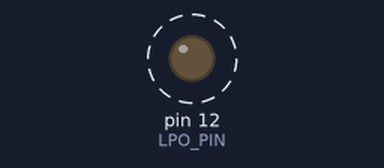
This sketch was run on a simulated Arduino Uno, built with avr-gcc and run on an emulated ATmega328P. Parts: output pins drawn as LEDs (lit = HIGH). Dashed ring = blinking. Random numbers use the default seed unless the sketch sets one; what the sketch prints to the serial monitor is not drawn.

Above: at 0.3 s.
Timing chart, 0 to 3.0 s (numbered marks = the images above):
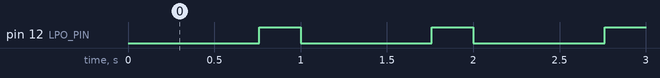

Measured:
- by itself, pin 12 (LPO_PIN): alternates HIGH for 0.24 s and LOW for 0.76 s

The sketch:

LPO_Pulse_Simulator.ino
```cpp
/*
 * LPO_Pulse_Simulator.ino
 *
 * Emulates a low pulse occupancy signal for a dust sensor
 *
 * The emulator drives a pin low for a % of 1 second
 *
 * The sketch could be modified to:
 *
 * 1  drive two pins
 * 2  cycle the LPO % instead of just choosing a random value
 *
 * Brian N Norman Feb 2019
 *
 */
#include <Arduino.h>

#define LPO_PIN     12

uint8_t   LPO=random(1,90);   		// millisec LPO pulse DOWN time 1..90%
uint32_t  LPO_LOW=LPO*10;     		// 1% is 10 millisec out of 1000
uint32_t  LPO_HIGH=1000-LPO_LOW;


void setup() {
   Serial.begin(9600);
   pinMode(LPO_PIN,OUTPUT);
   digitalWrite(LPO_PIN,HIGH);

  Serial.print("LPO=");
  Serial.print(LPO);
  Serial.print("ms = ");
  Serial.print(LPO*10);   // millisec 1% = 10 millisec
  Serial.println("%");

}

void loop() {
  digitalWrite(LPO_PIN,LOW);
  delay(LPO_LOW);
  digitalWrite(LPO_PIN,HIGH);
  delay(LPO_HIGH);
}
```
